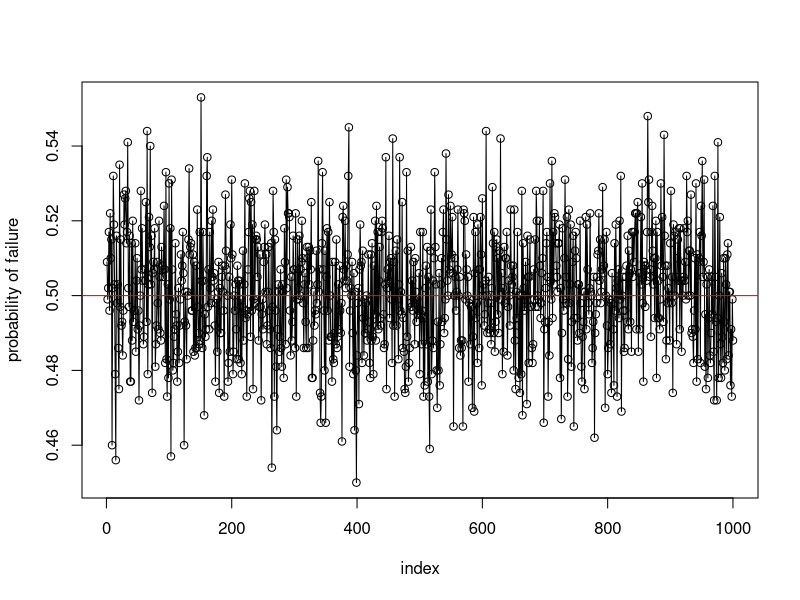
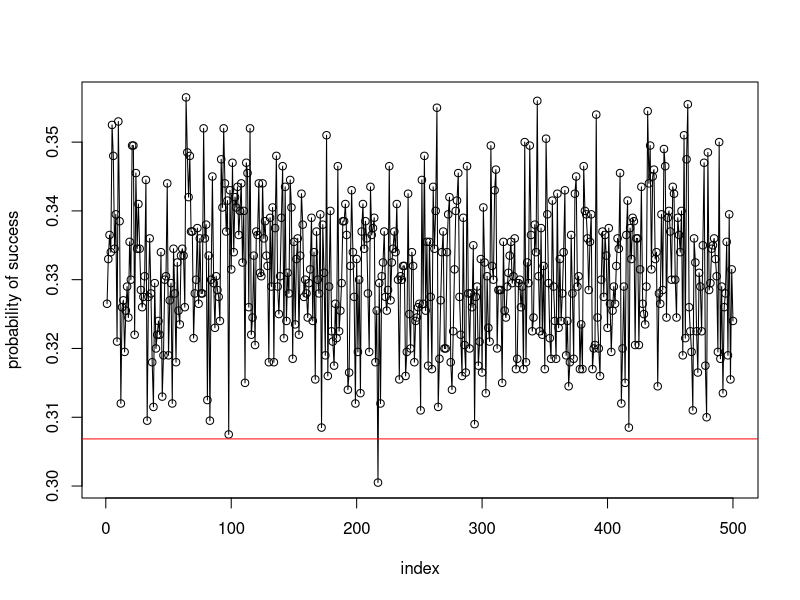

Recreate these plots in R, in order.
## ---- chunk 1
## inputs 
## n --> the number of boxes,
## k --> the number of the prisoner,
## nreps --> the number of repetitions of the experiment

single_prisoner <- function(n = 10,k = 1,nreps = 1000) {
    if (k > 2*n) {
        stop(sprintf("prisoner id exceeds number of boxes %d",2*n))
    }
    cache <- vector("numeric",nreps)
    for (ii in 1:nreps) {
        boxes <- sample(2*n) # permute boxes once per trial
        q <- boxes[k] # for the first time choose the box 
                      # with the number of the prisoner
        for (jj in 1:n) {
            if (q == k) { # if card number and prisoner id are the same,
                          # success, add 1 to the cache vector!
                cache[ii] <- 1
                break
            }
            else {
                q <- boxes[q]
            }
        }
    }
    1 - sum(cache)/nreps
}
## ---- chunk 2
## near 1/2 
single_prisoner(100,5,1000)
single_prisoner(100,1,1000)
single_prisoner(700,699,1000)
single_prisoner(500,5,1000)
plot(x = 1:1000,sapply(1:1000,function(i) single_prisoner()),
     type = "o",xlab = 'index',ylab = "probability of failure")
abline(h = 0.5,col = "red")
## ---- chunk 3
all_prisoners <- function(n = 10,nreps = 1000) {
    cache <- vector("numeric",nreps)
    for (ii in 1:nreps) {
        boxes <- sample(2*n) # boxes for each simulation
        prisoners_index <- sample(2*n,n)
        for (jj in 1:n) {
            ind <- prisoners_index[jj]
            status <- FALSE
            for (kk in 1:n) {
                if (prisoners_index[jj] == boxes[ind]) {
                    status <- TRUE
                    break
                } else {
                    ind <- boxes[ind]
                }
            }
            if (!isTRUE(status)) {
                break
            } 
            if (jj == n & isTRUE(status)) {
                    cache[ii] <- 1
            }
        }
    }
    sum(cache)/nreps
}
## ---- chunk 4
## should be over 0.3 some mistakes are possible little smaller than 0.3
all_prisoners(100,2000)
all_prisoners(200)
all_prisoners(50,1000)
all_prisoners(500,1000)
all_prisoners(20,1e4)
## ---- chunk 5
single_prisoner_no_strategy <- function(n = 10,k = 1,nreps = 1000) {
    if (k > 2*n) stop(sprintf("prisoner number exceeds %d",2*n))
    cache <- vector("numeric",nreps)
    for (ii in 1:nreps) {
        boxes <- sample(2*n)
        choices <- sample(2*n,n)
        if (k %in% boxes[choices]) {
            cache[ii] <- 1
        }
    }
    sum(cache)/length(cache)
}
## ---- chunk 6
all_prisoners_no_strategy <- function(n = 10,nreps = 1000) {
    cache <- vector("numeric",nreps)
    for (ii in 1:nreps) {
        boxes <- sample(2*n)
        prisoners_index <- sample(2*n,n)
        for (jj in 1:n) {
            choices <- sample(2*n,n)
            status  <- FALSE
            if (prisoners_index[jj] %in% boxes[choices]) {
                status <- TRUE
                break
            }
            if (status == FALSE) {
                break
            }
            if (status == TRUE & jj == n) {
                cache[ii] == 1
            }
        }
    }
    sum(cache)/nreps
}
## ---- chunk 7
## no strategy pre-choose near 1/2 possibility of success for single prisoner
single_prisoner_no_strategy()
single_prisoner_no_strategy(100,5)
single_prisoner_no_strategy(200,15)
## all_prisoners_no strategy 0 probability of success
all_prisoners_no_strategy()
all_prisoners_no_strategy(100,2000)
all_prisoners_no_strategy(20,1000)
## ---- chunk 8
w <- sapply(1:500, function(i) all_prisoners(nreps = 2000))
sum(w <= 1-log(2))/500
## ---- chunk 9
plot(x = 1:500,w,type = "o",xlab = 'index',ylab = "probability of success")
abline(h = 1-log(2),col = "red")
